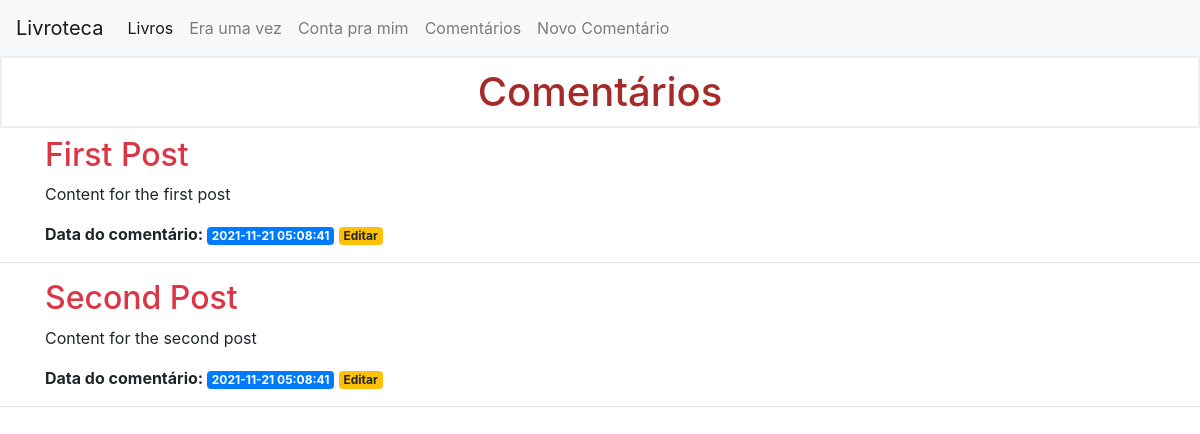
The page /coments on the database as committed earlier.
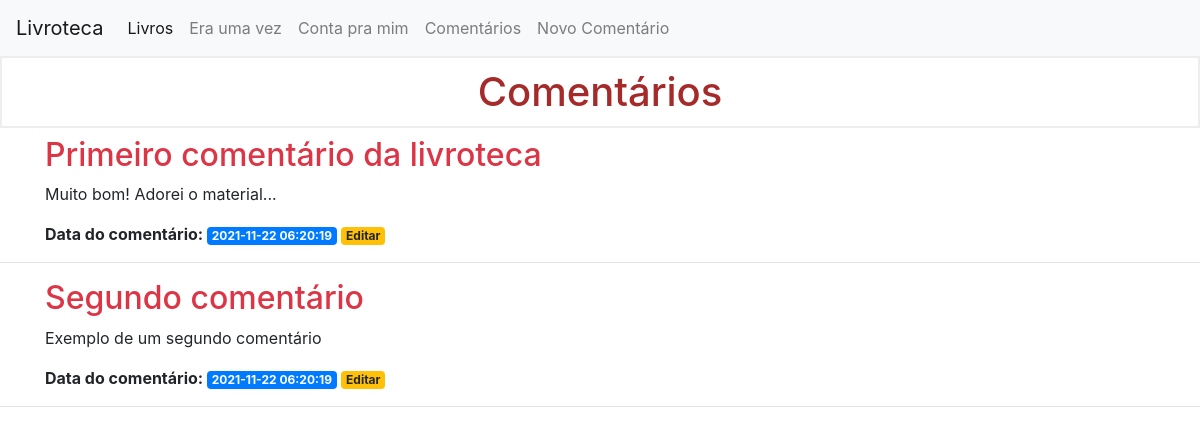
The same page on the database as committed later.
### app.py (models this page shows)
class Posts(db.Model):
    id = db.Column(db.Integer, primary_key=True)
    created = db.Column(db.DateTime, default=datetime.datetime.utcnow)
    title = db.Column(db.String(80), nullable=False)
    content = db.Column(db.String(200), nullable=False)

### app.py (the view)
@app.route('/coments')
def coments():
    posts = Posts.query.all()
    return render_template('coments.html', posts=posts)

### templates/coments.html
{% extends "base.html" %}
{% block content %}
    <h1>{% block title %} Comentários {% endblock %}</h1>
    {% for post in posts %}
        <div class="container">
            <a class="text-decoration-none" href="{{ url_for('post', post_id=post['id']) }}">
                <h2 class="text-danger">{{ post['title'] }}</h2>
            </a>
            <p>{{ post['content'] }}</p>
            <strong>Data do comentário: </strong><span class="badge badge-primary">{{ post['created'] }}</span>
            <a href="{{ url_for('edit', id=post['id']) }}">
                <span class="badge badge-warning">Editar</span>
            </a>
        </div>
        <hr>
    {% endfor %}
{% endblock %}

### templates/base.html (shortened to what this page needs)
<!doctype html>
<html>
<head>
    <link rel="stylesheet" href="https://stackpath.bootstrapcdn.com/bootstrap/4.3.1/css/bootstrap.min.css">
    <link rel="stylesheet" href="{{ url_for('static', filename='css/estilo.css') }}">
</head>
<body>
    <nav class="navbar navbar-expand-lg navbar-light bg-light">
        <a class="navbar-brand" href="{{ url_for('index') }}">Livroteca</a>
         <div class="collapse navbar-collapse" id="navbarNav">
             <ul class="navbar-nav">
	         <li class="nav-item active">
                     <a class="nav-link" href="{{ url_for('books') }}">Livros <span class="sr-only">(current)</span></a>
		</li>
        <li class="nav-item">
		    <a class="nav-link" href="{{ url_for('sounds') }}">Era uma vez</a>
		</li>
		<li class="nav-item">
		    <a class="nav-link" href="{{ url_for('videos') }}">Conta pra mim</a>
		</li>
		<li class="nav-item">
		    <a class="nav-link" href="{{ url_for('coments') }}">Comentários</a>
		</li>
        <li class="nav-item">
		    <a class="nav-link" href="{{ url_for('create') }}">Novo Comentário</a>
		</li>
	    </ul>
        </div>
    </nav>
    {% block content %}
    {% endblock %}
</body>
</html>

### static/css/estilo.css (style rules this page uses)
h1 { border: 2px #eee solid; color: brown; text-align: center; padding: 10px; }

Rows that differ between the two databases and show on the page:
removed Posts: title "First Post", content "Content for the first post", created "2021-11-21 05:08:41"
removed Posts: title "Second Post", content "Content for the second post", created "2021-11-21 05:08:41"
added Posts: title "Primeiro comentário da livroteca", content "Muito bom! Adorei o material...", created "2021-11-22 06:20:19"
added Posts: title "Segundo comentário", content "Exemplo de um segundo comentário", created "2021-11-22 06:20:19"
